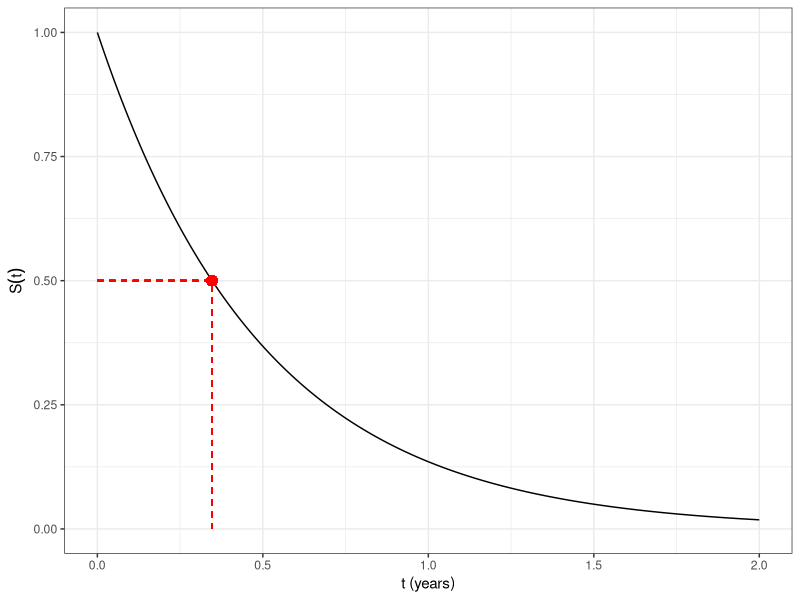
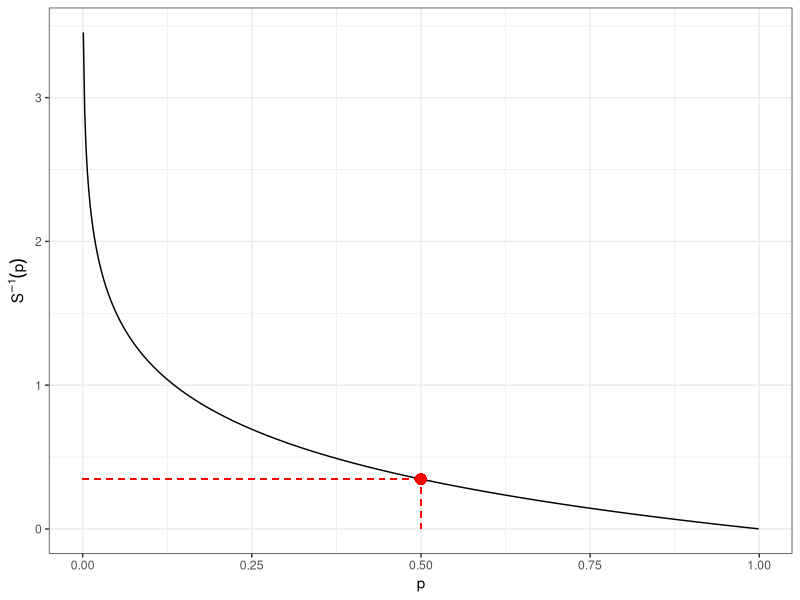

Generate these figures, in order, with R:
## ---- chunk 1
#| code-fold: true
library(ggplot2)

lam <- 2
t_med <- log(2) / lam
t_seq <- seq(0, 2, length.out = 500)
p_seq <- seq(0.001, 0.999, length.out = 500)

ggplot(
  data.frame(t = t_seq, s = exp(-lam * t_seq)),
  aes(x = t, y = s)
) +
  geom_line() +
  geom_segment(
    aes(x = 0, xend = t_med, y = 0.5, yend = 0.5),
    linetype = "dashed", color = "red"
  ) +
  geom_segment(
    aes(x = t_med, xend = t_med, y = 0, yend = 0.5),
    linetype = "dashed", color = "red"
  ) +
  geom_point(aes(x = t_med, y = 0.5), color = "red", size = 3) +
  labs(x = "t (years)", y = expression(S(t))) +
  theme_bw()
## ---- chunk 2
#| code-fold: true
ggplot(
  data.frame(p = p_seq, isf = -log(p_seq) / lam),
  aes(x = p, y = isf)
) +
  geom_line() +
  geom_segment(
    aes(x = 0.5, xend = 0.5, y = 0, yend = t_med),
    linetype = "dashed", color = "red"
  ) +
  geom_segment(
    aes(x = 0, xend = 0.5, y = t_med, yend = t_med),
    linetype = "dashed", color = "red"
  ) +
  geom_point(aes(x = 0.5, y = t_med), color = "red", size = 3) +
  labs(x = "p", y = expression(S^{-1}*(p))) +
  theme_bw()
## ---- chunk 3
#| code-fold: show
qexp(p = 0.5, rate = 2)
